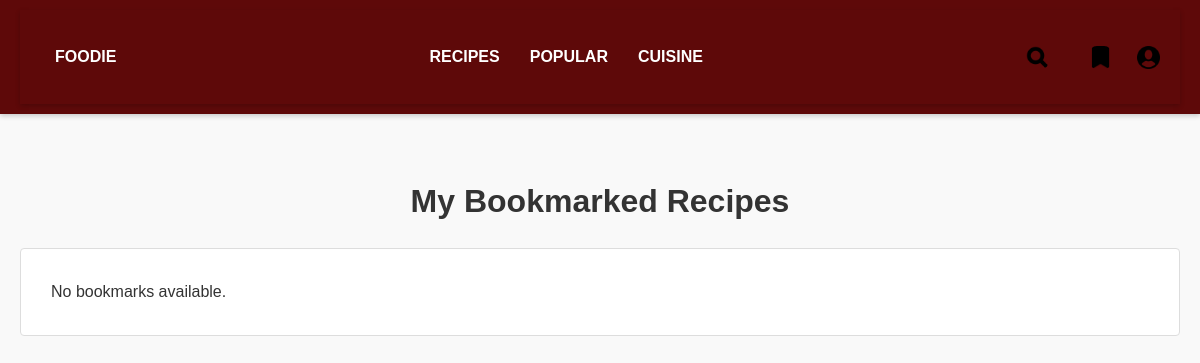
Before: /recipes/bookmarks/ (signed in) with the older database file.
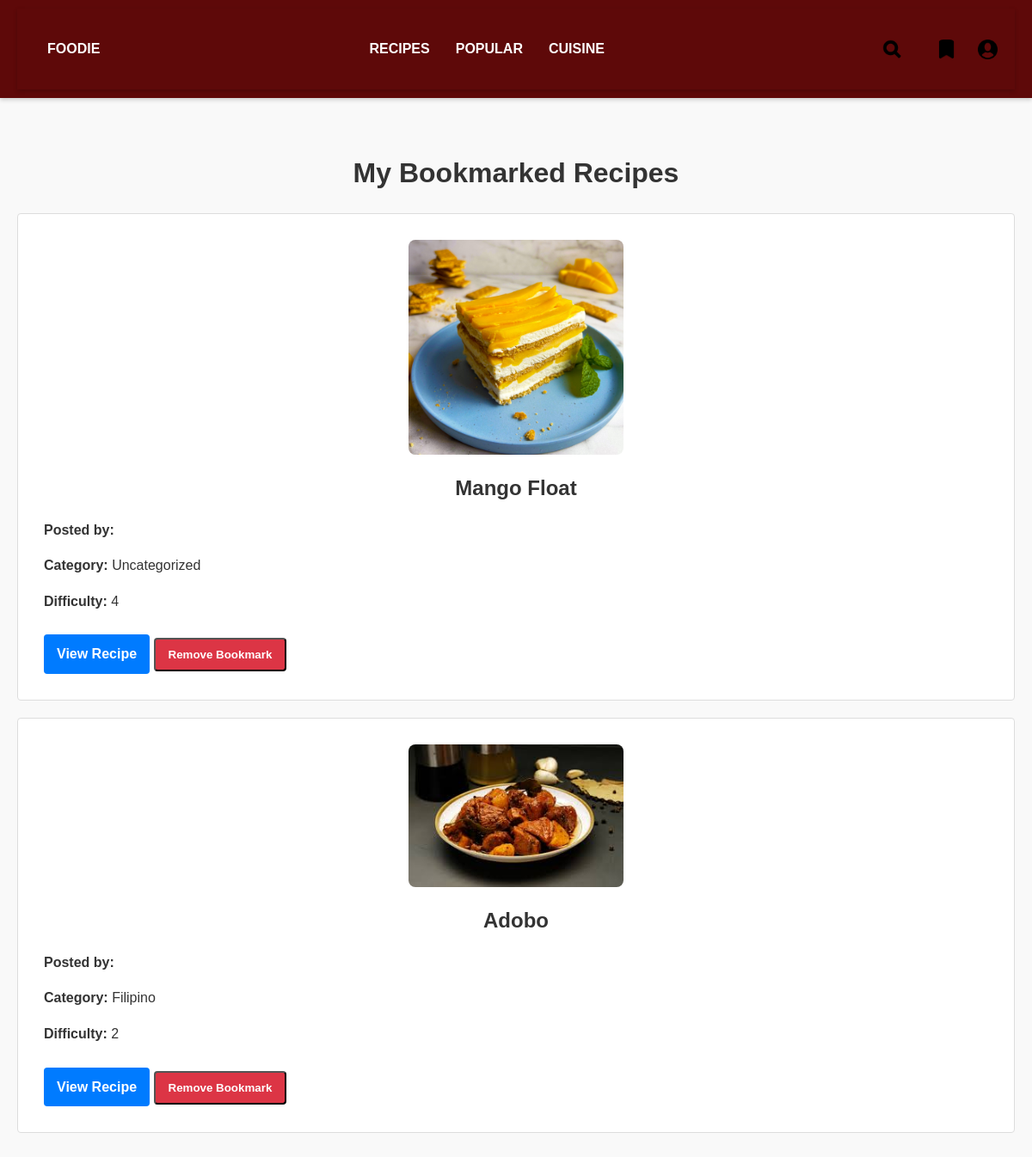
After: the same page with the newer database file.
### Recipes/models.py (models this page shows, shortened)
class Bookmark(models.Model):
    user = models.ForeignKey(
        settings.AUTH_USER_MODEL,
        on_delete=models.CASCADE,
        related_name='recipe_bookmarks'  # Ensure uniqueness here
    )
    recipe = models.ForeignKey(
        RecipePost,
        on_delete=models.CASCADE,
        related_name='bookmarks'  # Change this to avoid conflict with 'bookmarked_by'
    )
    created_at = models.DateTimeField(auto_now_add=True)
    class Meta:
        unique_together = ('user', 'recipe')  # Prevent duplicate bookmarks

class RecipePost(models.Model):
    title = models.CharField(max_length=200)
    user = models.ForeignKey(settings.AUTH_USER_MODEL, on_delete=models.SET_NULL, null=True, blank=True) #User, on_delete=models.CASCADE
    difficulty = models.IntegerField(validators=[MinValueValidator(1), MaxValueValidator(5)])  # Restrict to 1-5
    description = models.TextField(default='')
    category = models.CharField(max_length=50, default='Uncategorized')
    ingredients = models.TextField()
    directions = models.TextField(default='')
    image = models.ImageField(upload_to='recipe/images/', blank=True, null=True)  # Optional image field
    created_at = models.DateTimeField(auto_now=True)
    CATEGORY_CHOICES = [
        ('Comfort Food', 'Comfort Food'),
        ('International Eats', 'International Eats'),
        ('Breakfast & Brunch', 'Breakfast & Brunch'),
        ('Community Picks', 'Community Picks'),
    ]
    title = models.CharField(max_length=200)  # Recipe title
    user = models.ForeignKey(
        settings.AUTH_USER_MODEL,
        on_delete=models.SET_NULL,
        null=True,
        blank=True
    )  # Associated user, nullable and optional
    difficulty = models.IntegerField(
        validators=[MinValueValidator(1), MaxValueValidator(5)]
    )  # Difficulty level (1-5)
    description = models.TextField(default='')  # Brief description of the recipe
    category = models.CharField(
        max_length=50,
        choices=CATEGORY_CHOICES,
        default='Uncategorized'
    )  # Recipe category with predefined choices
    ingredients = models.TextField()  # Ingredients list
    directions = models.TextField(default='')  # Step-by-step directions
    image = models.ImageField(
        upload_to='recipe/images/',
        blank=True,
        null=True
    )  # Optional recipe image
    created_at = models.DateTimeField(auto_now=True)  # Timestamp of creation

### Recipes/views.py (the view)
# urls.py: path('bookmarks/', views.bookmark_list, name='bookmark_list'),
@login_required
def bookmark_list(request):
    bookmarks = Bookmark.objects.filter(user=request.user).select_related('recipe')
    return render(request, 'recipes/bookmarks_list.html', {'bookmarks': bookmarks})

### Recipes/templates/recipes/bookmarks_list.html (shortened to what this page needs)
<!DOCTYPE html>
<html lang="en">
<head>
</head>
<body>
    <header>
        {% include 'navbar.html' %}
    </header>
    <main>
        <h1>My Bookmarked Recipes</h1>
        <ul>
            {% for bookmark in bookmarks %}
                <li>
                    {% if bookmark.recipe.image %}
                        <img src="{{ bookmark.recipe.image.url }}" alt="{{ bookmark.recipe.title }}">
                    {% endif %}
                    <p class="recipe-title">{{ bookmark.recipe.title }}</p>
                    <p><strong>Posted by:</strong> {{ bookmark.recipe.user.username }}</p>
                    <p><strong>Category:</strong> {{ bookmark.recipe.category }}</p>
                    <p><strong>Difficulty:</strong> {{ bookmark.recipe.difficulty }}</p>
                    <a href="{% url 'recipe_detail' bookmark.recipe.pk %}" class="button">View Recipe</a>
                    <form method="POST" action="{% url 'remove_bookmark' bookmark.recipe.pk %}" style="display: inline;">
                        <button type="submit" class="btn-danger">Remove Bookmark</button>
                    </form>
                </li>
            {% empty %}
                <li>No bookmarks available.</li>
            {% endfor %}
        </ul>
    </main>
</body>
</html>

### HomePage/templates/navbar.html (shortened to what this page needs)
{% load static %}
<!DOCTYPE html>
<html>
<head>
</head>
<body>
  <header>
    <nav>
      <div>
        <a href="{% url 'HomePage:home' %}">FOODIE</a>
      </div>
      <div>
        <a href="{% url 'recipe_list' %}">RECIPES</a>
        <a href="{% url 'popular' %}">POPULAR</a>
        <a href="{% url 'recipe_cuisine' %}">CUISINE</a>
      </div>
      <div>
        <a href="#">
          <img src="{% static 'images/Search.png' %}" alt="Search">
        </a>
        <a href="{% url 'bookmark_list' %}">
          <img src="{% static 'images/Bookmark.png' %}" alt="Bookmark">
        </a>
        <div class="profile-dropdown">
          <a href="#">
            <img src="{% static 'images/Account.png' %}" alt="Account">
          </a>
      </div>
      </div>
    </nav>
  </header>
</body>
</html>

### Recipes/templates/recipes/bookmarks_list.html (style rules this page uses)
body { font-family: Arial, sans-serif; margin: 10px auto; padding: 20px; background-color: #f9f9f9; }
h1 { color: #333; text-align: center; }
ul { list-style-type: none; padding: 0; }
li { padding: 30px; margin: 20px 0; background-color: #ffffff; border: 1px solid #ddd; border-radius: 4px; }
img { width: 250px; height: auto; margin: 0 auto; display: block; border-radius: 8px; }
.recipe-title { font-size: 1.5em; font-weight: bold; margin: 20px 0 10px; text-align: center; color: #333; }
.button { display: inline-block; margin-top: 10px; padding: 10px 15px; color: #fff; background-color: #007bff; text-decoration: none; border-radius: 4px; text-align: center; font-weight: bold; }
.btn-danger { background-color: #dc3545; color: #fff; text-decoration: none; padding: 10px 15px; border-radius: 4px; font-weight: bold; }

Changed rows visible on the page:
added Bookmark: recipe.image (picture), recipe "Mango Float", recipe.category "Uncategorized", recipe.difficulty "4"
added Bookmark: recipe.image (picture), recipe "Adobo", recipe.category "Filipino", recipe.difficulty "2"
Other visible differences:
text no longer shown: "No bookmarks available."
